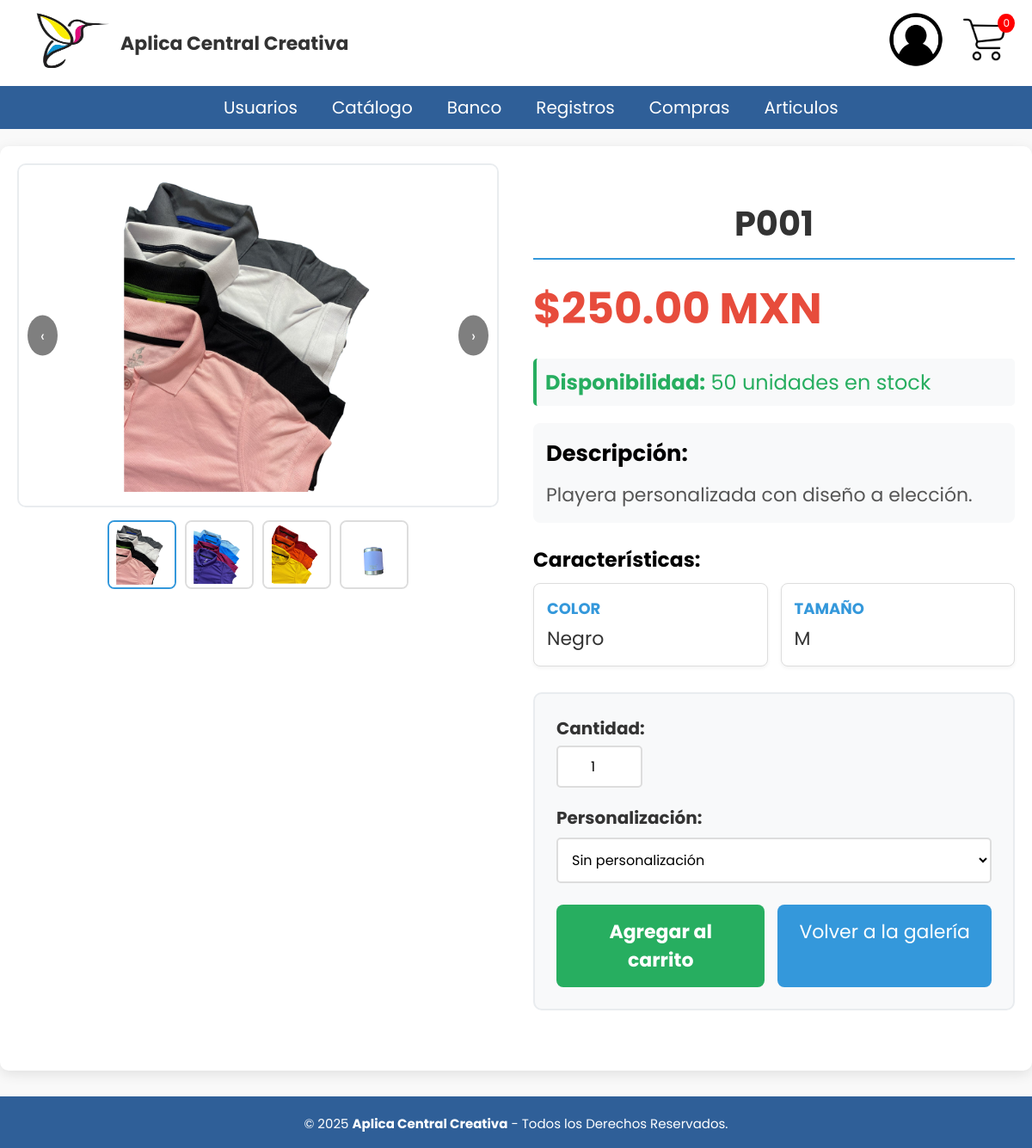
The app's page /Home/Detalle_articulo.php?id=P001 (signed in) with its own data.
### tables this page shows
CREATE TABLE articulos(
id_articulo VARCHAR(5) NOT NULL PRIMARY KEY UNIQUE,
descripcion TEXT NOT NULL,
id_detalle_articulo INT NOT NULL,
CONSTRAINT fk_deta_art FOREIGN KEY (id_detalle_articulo) REFERENCES detalle_articulos(id_detalle_articulo)
);

CREATE TABLE detalle_articulos(
id_detalle_articulo INT NOT NULL PRIMARY KEY AUTO_INCREMENT,
existencia INT NOT NULL,
costo DECIMAL(6,2) NOT NULL,
precio DECIMAL(6,2) NOT NULL,
estatus ENUM('Disponible','No Disponible','Descontinuado') DEFAULT 'Disponible'
);

### Home/Detalle_articulo.php (the view, shortened to what this page needs)
<?php
include('../Nav/header.php');
$id_articulo = $_GET['id'];
$sql = "SELECT DISTINCT
          a.id_articulo,
          a.descripcion,
          d.precio,
          d.existencia,
          d.estatus,
          d.id_detalle_articulo
        FROM articulos a
        INNER JOIN detalle_articulos d ON a.id_detalle_articulo = d.id_detalle_articulo
        WHERE a.id_articulo = ? AND d.estatus = 'Disponible'";
$stmt = $conn->prepare($sql);
$stmt->bind_param("s", $id_articulo);
$stmt->execute();
$resultado = $stmt->get_result();
$producto = $resultado->fetch_assoc();
$sql_imagenes = "SELECT ac.valor
                FROM articulo_completo ac
                INNER JOIN atributos at ON ac.id_atributo = at.id_atributo
                WHERE ac.id_articulo = ? AND at.nombre = 'Imagen'";
$stmt_imagenes = $conn->prepare($sql_imagenes);
$stmt_imagenes->bind_param("s", $id_articulo);
$stmt_imagenes->execute();
$resultado_imagenes = $stmt_imagenes->get_result();
$imagenes = [];
while ($img = $resultado_imagenes->fetch_assoc()) {
    $imagenes[] = $img['valor'];
}
$sql_atributos = "SELECT at.nombre, ac.valor
                 FROM articulo_completo ac
                 INNER JOIN atributos at ON ac.id_atributo = at.id_atributo
                 WHERE ac.id_articulo = ? AND at.nombre != 'Imagen'
                 ORDER BY at.nombre";
$stmt_atributos = $conn->prepare($sql_atributos);
$stmt_atributos->bind_param("s", $id_articulo);
$stmt_atributos->execute();
$resultado_atributos = $stmt_atributos->get_result();
$atributos = [];
while ($attr = $resultado_atributos->fetch_assoc()) {
    $atributos[$attr['nombre']] = $attr['valor'];
}
?>
<!DOCTYPE html>
<html lang="es">
<head>
  <link rel="stylesheet" href="Home.css" />
</head>
<body>
<div class="detalle-container">
  <div class="producto-detalle">
    <div class="imagenes-container">
      <div class="imagen-principal">
        <?php if (!empty($imagenes)): ?>
          <?php foreach ($imagenes as $index => $imagen): ?>
            <img src="../Imagenes/<?php echo htmlspecialchars($imagen); ?>"
                 alt="<?php echo htmlspecialchars($producto['descripcion']); ?>"
                 class="imagen-detalle <?php echo $index === 0 ? 'active' : ''; ?>"
                 data-index="<?php echo $index; ?>">
          <?php endforeach; ?>
          <?php if (count($imagenes) > 1): ?>
            <button class="navegacion-imagenes nav-izquierda" onclick="cambiarImagen(-1)">‹</button>
            <button class="navegacion-imagenes nav-derecha" onclick="cambiarImagen(1)">›</button>
          <?php endif; ?>
        <?php else: ?>
          <img src="../Imagenes/no-image.png" alt="Sin imagen" class="imagen-detalle active">
        <?php endif; ?>
      </div>
      <?php if (count($imagenes) > 1): ?>
        <div class="imagenes-miniatura">
          <?php foreach ($imagenes as $index => $imagen): ?>
            <div class="miniatura <?php echo $index === 0 ? 'active' : ''; ?>" onclick="mostrarImagen(<?php echo $index; ?>)">
              <img src="../Imagenes/<?php echo htmlspecialchars($imagen); ?>" alt="Miniatura <?php echo $index + 1; ?>">
            </div>
          <?php endforeach; ?>
        </div>
      <?php endif; ?>
    </div>
    <div class="informacion-producto">
      <h1 class="titulo-producto"><?php echo htmlspecialchars($producto['id_articulo']); ?></h1>
      <p class="precio-producto">$<?php echo number_format($producto['precio'], 2); ?> MXN</p>
      <div class="stock-info">
        <strong>Disponibilidad:</strong> <?php echo $producto['existencia']; ?> unidades en stock
      </div>
      <div class="descripcion-producto">
        <h3>Descripción:</h3>
        <p><?php echo htmlspecialchars($producto['descripcion']); ?></p>
      </div>
      <?php if (!empty($atributos)): ?>
        <h3>Características:</h3>
        <div class="atributos-lista">
          <?php foreach ($atributos as $nombre => $valor): ?>
            <div class="atributo-item">
              <div class="atributo-nombre"><?php echo htmlspecialchars($nombre); ?></div>
              <div class="atributo-valor"><?php echo htmlspecialchars($valor); ?></div>
            </div>
          <?php endforeach; ?>
        </div>
      <?php endif; ?>
      <div class="formulario-compra">
        <form action="Agregar_Carrito.php" method="POST">
          <div class="campo-cantidad">
            <label for="cantidad">Cantidad:</label>
            <input type="number" id="cantidad" name="cantidad" value="1" min="1" max="<?php echo $producto['existencia']; ?>" required>
          </div>
          <div class="campo-personalizacion">
            <label for="personalizacion">Personalización:</label>
            <select name="personalizacion" id="personalizacion">
              <option value="">Sin personalización</option>
            </select>
          </div>
          <div class="botones-accion">
            <button type="submit" class="btn-agregar-carrito">Agregar al carrito</button>
            <a href="Home.php" class="btn-volver">Volver a la galería</a>
          </div>
        </form>
      </div>
    </div>
  </div>
</div>
</body>
<?php
include ('../Nav/footer.php');
?>
</html>

### CSS/cabecera.css (style rules this page uses)
html { font-size: 20px; overflow-y: auto; font-family: 'Poppins', sans-serif; }

### CSS/menu.css (style rules this page uses)
* { padding: 0px; margin: 0px; }

### CSS/tablas_boton.css (style rules this page uses)
a { text-decoration: underline; color: rgb(0, 0, 0); }

### CSS/formularios.css (style rules this page uses)
* { font-family: 'Poppins', sans-serif; margin: 0; padding: 0; box-sizing: border-box; }

### CSS/departamentos.css (style rules this page uses)
a { text-decoration: underline; color: purple; }

### CSS/cabecera2.css (style rules this page uses)
* { padding: 0px; margin: 0px; }
h1, h2 { color: #000000; }

### CSS/Carrito.css (style rules this page uses)
body { font-family: 'Segoe UI', Tahoma, Geneva, Verdana, sans-serif; background-color: #f4f4f9; color: #000000; }
h1 { text-align: center; margin-bottom: 30px; color: #000000; }

### CSS/direccion.css (style rules this page uses)
body { font-family: 'Segoe UI', Tahoma, Geneva, Verdana, sans-serif; background-color: #f4f4f9; color: #000000; }
h1 { text-align: center; margin-bottom: 30px; color: #000000; }
h3 { color: #000000; margin-bottom: 10px; }
label { display: block; margin-bottom: 10px; font-size: 20px; cursor: pointer; }

### CSS/confirmar_pedido.css (style rules this page uses)
body { font-family: 'Segoe UI', Tahoma, Geneva, Verdana, sans-serif; background-color: #f4f4f9; color: #000000; margin: 0; padding: 0; }
h1 { text-align: center; color: #000000; margin-top: 20px; }

### CSS/reporte_ventas.css (style rules this page uses)
body { font-family: Arial, sans-serif; background-color: #f8f9fa; color: #333; }

### Home/Home.css (style rules this page uses)
body { font-family: Arial, sans-serif; margin: 0; padding: 0; background-color: #f9f9f9; }

### records on screen
articulos: id_articulo "P001", id_detalle_articulo.precio "250.00", id_detalle_articulo.existencia "50", descripcion "Playera personalizada con diseño a elección."

### other values on screen
$total_cantidad "0"
$nombre "Usuarios"
$nombre "Catálogo"
$nombre "Banco"
$nombre "Registros"
$nombre "Compras"
$nombre "Articulos"
$nombre "COLOR"
$valor "Negro"
$nombre "TAMAÑO"
$valor "M"
